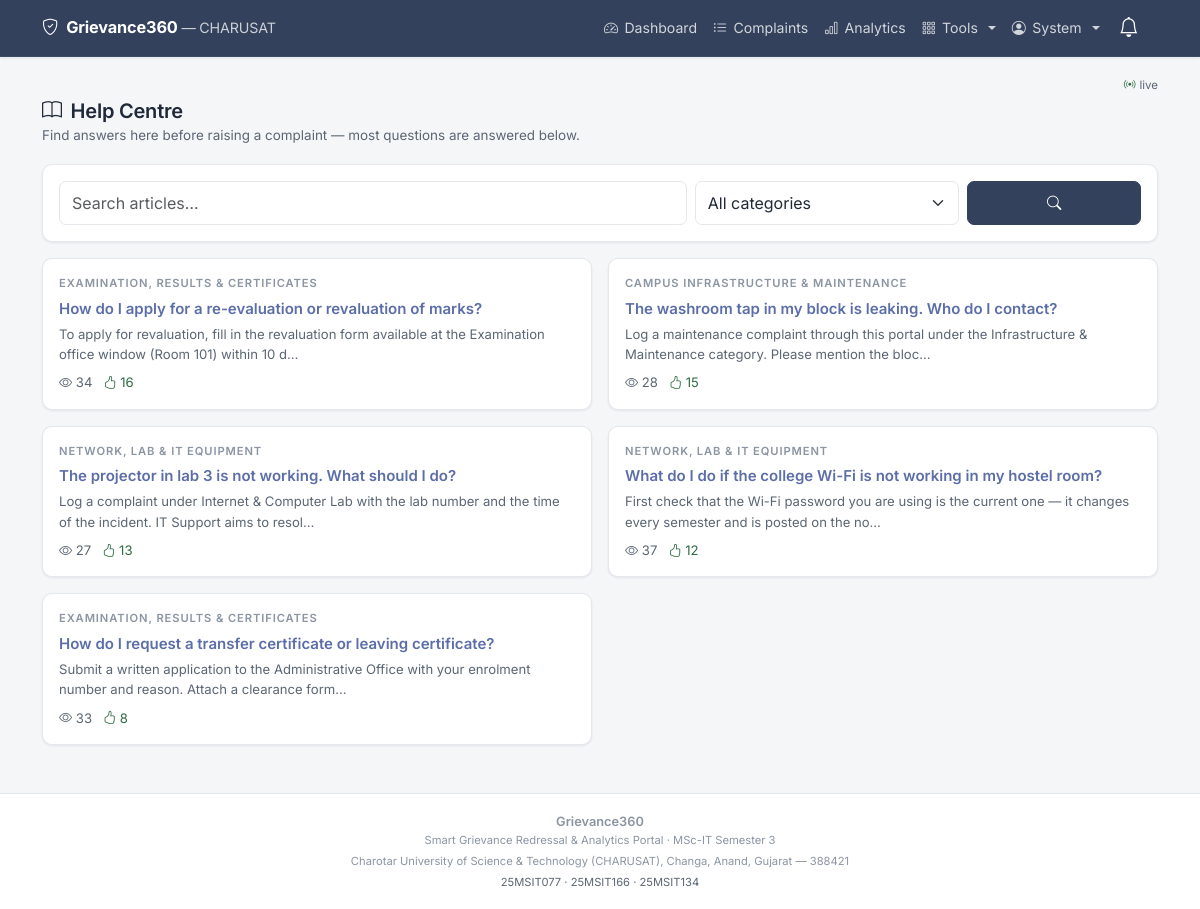
/kb (signed in), run on the app's committed database.
### tables this page shows
CREATE TABLE users (
    id             INTEGER PRIMARY KEY AUTOINCREMENT,
    name           TEXT NOT NULL,
    email          TEXT NOT NULL UNIQUE,
    password_hash  TEXT NOT NULL,
    role           TEXT NOT NULL DEFAULT 'student'
                   CHECK (role IN ('student','staff','admin')),
    department_id  INTEGER,
    enrollment_no  TEXT,
    phone          TEXT,
    is_active      INTEGER NOT NULL DEFAULT 1,
    reset_token    TEXT,
    reset_expires  TEXT,
    created_at     TEXT NOT NULL, photo TEXT, program TEXT, student_department TEXT, semester TEXT,
    FOREIGN KEY (department_id) REFERENCES departments(id)
);

CREATE TABLE kb_articles (
    id           INTEGER PRIMARY KEY AUTOINCREMENT,
    title        TEXT NOT NULL,
    body         TEXT NOT NULL,
    category_id  INTEGER,
    is_published INTEGER NOT NULL DEFAULT 1,
    views        INTEGER NOT NULL DEFAULT 0,
    helpful_yes  INTEGER NOT NULL DEFAULT 0,
    helpful_no   INTEGER NOT NULL DEFAULT 0,
    deflections  INTEGER NOT NULL DEFAULT 0,
    author_id    INTEGER,
    published_at TEXT NOT NULL,
    FOREIGN KEY (category_id) REFERENCES categories(id),
    FOREIGN KEY (author_id)   REFERENCES users(id)
);

CREATE TABLE categories (
    id              INTEGER PRIMARY KEY AUTOINCREMENT,
    name            TEXT NOT NULL UNIQUE,
    department_id   INTEGER,
    sla_days        INTEGER NOT NULL DEFAULT 7,
    priority_weight INTEGER NOT NULL DEFAULT 1,
    created_at      TEXT NOT NULL,
    FOREIGN KEY (department_id) REFERENCES departments(id)
);

### app.py (the view)
@app.route("/kb")
@login_required
def kb_list():
    q           = request.args.get("q", "").strip()
    category_id = request.args.get("category_id", "")
    clauses, params = ["is_published = 1"], []
    if q:
        clauses.append("(title LIKE %s OR body LIKE %s)")
        p = "%" + q + "%"; params.extend([p, p])
    if category_id:
        clauses.append("category_id = %s"); params.append(category_id)
    articles = db.query_all(
        "SELECT a.*, c.name AS category_name "
        "FROM kb_articles a LEFT JOIN categories c ON c.id = a.category_id "
        "WHERE " + " AND ".join(clauses) +
        " ORDER BY a.helpful_yes DESC, a.views DESC", params)
    categories = db.query_all("SELECT id, name FROM categories ORDER BY name")
    return render_template("student/kb_list.html", articles=articles,
                           categories=categories, q=q, category_id=category_id)

### app.py (called while the page is built)
@login_manager.user_loader
def load_user(user_id):
    row = db.query_one(
        "SELECT * FROM users WHERE id = %s AND is_active = 1", (user_id,)
    )
    return User(row) if row else None

@app.context_processor
def inject_globals():
    now = helpers.now_str()
    return {
        "status_color": helpers.status_color,
        "pretty_date": helpers.pretty_date,
        "priority_label": helpers.priority_label,
        "is_breached": helpers.is_breached,
        "days_left": helpers.days_left,
        "ALL_STATUSES": config.STATUSES,
        "current_year": datetime.now().year,
        "now": now,
    }

### db.py (called while the page is built, shortened)
def _connect():
    if config.DB_ENGINE == "sqlite":
        raw = sqlite3.connect(config.SQLITE_PATH)
        raw.row_factory = sqlite3.Row          # lets us build dicts from rows
        raw.execute("PRAGMA foreign_keys = ON")  # SQLite needs this switched on
        return _SQLiteConnection(raw)

def get_db():
    if "db" not in g:
        g.db = _connect()
    return g.db

def query_all(sql, params=()):
    cursor = get_db().cursor()
    cursor.execute(sql, params)
    rows = cursor.fetchall()
    cursor.close()
    return rows

def query_one(sql, params=()):
    cursor = get_db().cursor()
    cursor.execute(sql, params)
    row = cursor.fetchone()
    cursor.close()
    return row

    def execute(self, sql, params=()):
        return self._cursor.execute(sql.replace("%s", "?"), params)

    def fetchone(self):
        row = self._cursor.fetchone()
        return dict(row) if row is not None else None

    def fetchall(self):
        return [dict(row) for row in self._cursor.fetchall()]

    def close(self):
        self._cursor.close()

    def cursor(self):
        return _SQLiteCursor(self._connection.cursor())

    def close(self):
        self._connection.close()

### helpers.py (called while the page is built)
def now_str():
    return datetime.now().strftime(DT_FORMAT)

### templates/student/kb_list.html (shortened to what this page needs)
{% extends "base.html" %}
{% block content %}
<div class="ge-page-head">
  <h4><i class="bi bi-book me-1"></i> Help Centre</h4>
  <p class="ge-page-sub">
    Find answers here before raising a complaint — most questions are answered below.
  </p>
</div>
<form method="get" class="ge-card p-3 mb-3">
  <div class="row g-2">
    <div class="col-12 col-sm-7">
      <input type="text" class="form-control" name="q" value="{{ q }}"
             placeholder="Search articles…">
    </div>
    <div class="col-8 col-sm-3">
      <select class="form-select" name="category_id">
        <option value="">All categories</option>
      </select>
    </div>
    <div class="col-4 col-sm-2">
      <button class="btn btn-primary w-100"><i class="bi bi-search"></i></button>
    </div>
  </div>
</form>
{% if articles %}
  <div class="row g-3">
    {% for a in articles %}
    <div class="col-12 col-md-6">
      <a href="{{ url_for('kb_article', article_id=a.id) }}"
         class="text-decoration-none">
        <div class="ge-card ge-card-hover p-3 h-100">
          {% if a.category_name %}
            <div class="ge-eyebrow mb-1">{{ a.category_name }}</div>
          {% endif %}
          <div class="fw-semibold ge-wrap mb-1">{{ a.title }}</div>
          <div class="small text-muted ge-wrap">
            {{ a.body[:120] }}{% if a.body|length > 120 %}…{% endif %}
          </div>
          <div class="small text-muted mt-2">
            <i class="bi bi-eye"></i> {{ a.views }}
            <span class="text-success"><i class="bi bi-hand-thumbs-up"></i> {{ a.helpful_yes }}</span>
          </div>
        </div>
      </a>
    </div>
    {% endfor %}
  </div>
{% endif %}
{% endblock %}

### templates/base.html (shortened to what this page needs)
<!DOCTYPE html>
<html lang="en">
<head>
  <link href="https://cdn.jsdelivr.net/npm/bootstrap@5.3.3/dist/css/bootstrap.min.css" rel="stylesheet">
  <link href="https://cdn.jsdelivr.net/npm/bootstrap-icons@1.11.3/font/bootstrap-icons.css" rel="stylesheet">
  <link href="{{ url_for('static', filename='css/style.css') }}" rel="stylesheet">
</head>
<body>
<nav class="navbar navbar-expand-md navbar-dark ge-navbar sticky-top">
  <div class="container">
    <a class="navbar-brand fw-bold d-flex align-items-center gap-2"
       href="{{ url_for('index') }}">
      <i class="bi bi-shield-check"></i>
      <span>
        Grievance360
        <span class="d-none d-md-inline fw-normal small opacity-75">
          &mdash; CHARUSAT
        </span>
      </span>
    </a>
    {% if current_user.is_authenticated %}
    <div class="dropdown order-md-last ms-auto me-2">
      <button class="btn btn-link nav-link position-relative ge-tap"
              type="button" data-bs-toggle="dropdown" aria-expanded="false"
              aria-label="Notifications">
        <i class="bi bi-bell fs-5 text-white"></i>
      </button>
    </div>
    {% endif %}
    <div class="collapse navbar-collapse" id="mainNav">
      <ul class="navbar-nav ms-auto mb-2 mb-md-0 align-items-md-center">
        {% if current_user.is_authenticated %}
          {% if current_user.role == 'student' %}
            <li class="nav-item">
              <a class="nav-link ge-tap" href="{{ url_for('student_dashboard') }}">
                <i class="bi bi-grid"></i> My Complaints</a>
            </li>
            <li class="nav-item">
              <a class="nav-link ge-tap" href="{{ url_for('raise_complaint') }}">
                <i class="bi bi-plus-circle"></i> Raise Complaint</a>
            </li>
            <li class="nav-item">
              <a class="nav-link ge-tap" href="{{ url_for('kb_list') }}">
                <i class="bi bi-book"></i> Help</a>
            </li>
            <li class="nav-item">
              <a class="nav-link ge-tap" href="{{ url_for('announcements') }}">
                <i class="bi bi-megaphone"></i> Notices</a>
            </li>
            <li class="nav-item">
              <a class="nav-link ge-tap" href="{{ url_for('profile') }}">
                <i class="bi bi-person-circle"></i> Profile</a>
            </li>
          {% elif current_user.role == 'admin' %}
            <li class="nav-item">
              <a class="nav-link ge-tap" href="{{ url_for('admin_dashboard') }}">
                <i class="bi bi-speedometer2"></i> Dashboard</a>
            </li>
            <li class="nav-item">
              <a class="nav-link ge-tap" href="{{ url_for('admin_complaints') }}">
                <i class="bi bi-list-ul"></i> Complaints</a>
            </li>
            <li class="nav-item">
              <a class="nav-link ge-tap" href="{{ url_for('admin_analytics') }}">
                <i class="bi bi-bar-chart"></i> Analytics</a>
            </li>
            <li class="nav-item dropdown">
              <a class="nav-link dropdown-toggle ge-tap" href="#" role="button"
                 data-bs-toggle="dropdown">
                <i class="bi bi-grid-3x3-gap"></i> Tools
              </a>
            </li>
          {% endif %}
          <li class="nav-item dropdown">
            <a class="nav-link dropdown-toggle ge-tap" href="#" role="button"
               data-bs-toggle="dropdown">
              <i class="bi bi-person-circle"></i>
              {{ current_user.name.split(' ')[0] }}
            </a>
          </li>
        {% endif %}
      </ul>
    </div>
  </div>
</nav>
<main class="container ge-main">
  {% if current_user.is_authenticated %}
  <div class="d-flex justify-content-end mb-1" style="min-height:18px">
    <span id="liveBar" class="d-inline-flex align-items-center gap-1"
          style="font-size:.72rem;color:var(--ge-muted,#64748b)">
      <i class="bi bi-broadcast text-success"></i>
      <span class="text-muted">live</span>
    </span>
  </div>
  {% endif %}
  {% block content %}{% endblock %}
</main>
<footer class="ge-footer no-print">
  <div class="container text-center">
    <div class="fw-semibold">Grievance360</div>
    <div class="small">
      Smart Grievance Redressal &amp; Analytics Portal &middot; MSc-IT Semester 3
    </div>
    <div class="small mt-1">
      Charotar University of Science &amp; Technology (CHARUSAT),
      Changa, Anand, Gujarat &mdash; 388421
    </div>
    <div class="small mt-1 text-muted">
      25MSIT077 &middot; 25MSIT166 &middot; 25MSIT134
    </div>
  </div>
</footer>
</body>
</html>

### static/css/style.css (style rules this page uses)
:root { --ge-ink: #1f2937; --ge-ink-soft: #5b6674; --ge-ink-faint: #8b95a3; --ge-primary: #33415c; --ge-primary-dark: #283346; --ge-accent: #5b6ea8; --ge-accent-soft: #eef1f8; --ge-bg: #f5f6f8; --ge-surface: #ffffff; --ge-line: #e4e7ec; --ge-line-soft: #eef0f3; --ge-radius: 10px; --ge-radius-sm: 7px; --ge-shadow: 0 1px 2px rgba(31, 41, 55, .05), 0 1px 3px rgba(31, 41, 55, .04); --ge-shadow-lift: 0 4px 12px rgba(31, 41, 55, .08); --ge-bottomnav-height: 60px; }
html, body { overflow-x: hidden; max-width: 100%; }
body { background-color: var(--ge-bg); color: var(--ge-ink); font-family: "Inter", -apple-system, BlinkMacSystemFont, "Segoe UI", Roboto, "Helvetica Neue", Arial, sans-serif; font-size: 15px; line-height: 1.55; -webkit-font-smoothing: antialiased; display: flex; flex-direction: column; min-height: 100vh; }
h1, h2, h3, h4, h5, h6 { font-weight: 600; letter-spacing: -.011em; color: var(--ge-ink); }
h4 { font-size: 1.25rem; }
a { color: var(--ge-accent); text-decoration: none; }
.text-muted { color: var(--ge-ink-soft) !important; }
.ge-main { flex: 1 0 auto; padding-top: .25rem; padding-bottom: 1.5rem; }
.ge-page-head { margin-bottom: 1.15rem; }
.ge-page-head h4 { margin-bottom: .15rem; }
.ge-page-head .ge-page-sub { font-size: .84rem; color: var(--ge-ink-soft); }
.ge-eyebrow { font-size: .7rem; font-weight: 600; letter-spacing: .08em; text-transform: uppercase; color: var(--ge-ink-faint); }
input.form-control, select.form-select, textarea.form-control { font-size: 16px; min-height: 44px; border-color: var(--ge-line); border-radius: var(--ge-radius-sm); color: var(--ge-ink); }
.ge-tap, .btn { min-height: 44px; display: inline-flex; align-items: center; justify-content: center; gap: .4rem; }
.btn { border-radius: var(--ge-radius-sm); font-size: .9rem; font-weight: 500; padding: .45rem 1rem; }
.btn-primary { background-color: var(--ge-primary); border-color: var(--ge-primary); }
.ge-navbar { background: var(--ge-primary); border-bottom: 1px solid rgba(255, 255, 255, .06); box-shadow: 0 1px 3px rgba(31, 41, 55, .10); padding-top: .35rem; padding-bottom: .35rem; }
.ge-navbar .navbar-brand { font-size: 1.02rem; font-weight: 600; letter-spacing: -.01em; color: #fff; }
.ge-navbar .nav-link { color: rgba(255, 255, 255, .78); font-size: .88rem; border-radius: var(--ge-radius-sm); padding-left: .7rem; padding-right: .7rem; }
.ge-card { border: 1px solid var(--ge-line); border-radius: var(--ge-radius); box-shadow: var(--ge-shadow); background: var(--ge-surface); }
.ge-card-hover { transition: box-shadow .15s ease, border-color .15s ease; }
.text-success { color: #2f6b43 !important; }
.ge-wrap { overflow-wrap: anywhere; word-break: break-word; }
.ge-footer { flex-shrink: 0; background: var(--ge-surface); border-top: 1px solid var(--ge-line); padding: 1.1rem 0; margin-top: 1.5rem; font-size: .8rem; color: var(--ge-ink-faint); }
@media (min-width: 1200px) { .ge-main.container { max-width: 1140px; } }

### data on the page
users: name "System"
kb_articles: category_name "EXAMINATION, RESULTS & CERTIFICATES", title "How do I apply for a re-evaluation or revaluation of marks?", body "To apply for revaluation, fill in the revaluation form available at the Examination office window (Room 101) within 10 d", views "34", helpful_yes "16"
kb_articles: category_name "CAMPUS INFRASTRUCTURE & MAINTENANCE", title "The washroom tap in my block is leaking. Who do I contact?", body "Log a maintenance complaint through this portal under the Infrastructure & Maintenance category. Please mention the bloc", views "28", helpful_yes "15"
kb_articles: category_name "NETWORK, LAB & IT EQUIPMENT", title "The projector in lab 3 is not working. What should I do?", body "Log a complaint under Internet & Computer Lab with the lab number and the time of the incident. IT Support aims to resol", views "27", helpful_yes "13"
kb_articles: category_name "NETWORK, LAB & IT EQUIPMENT", title "What do I do if the college Wi-Fi is not working in my hostel room?", body "First check that the Wi-Fi password you are using is the current one — it changes every semester and is posted on the no", views "37", helpful_yes "12"
kb_articles: category_name "EXAMINATION, RESULTS & CERTIFICATES", title "How do I request a transfer certificate or leaving certificate?", body "Submit a written application to the Administrative Office with your enrolment number and reason. Attach a clearance form", views "33", helpful_yes "8"
